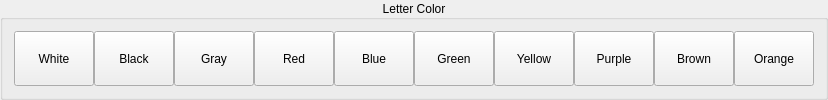
        <widget class="QGroupBox" name="letterColorButtonBox">
         <property name="title">
          <string>Letter Color</string>
         </property>
         <property name="alignment">
          <set>Qt::AlignCenter</set>
         </property>
         <property name="checkable">
          <bool>false</bool>
         </property>
         <layout class="QHBoxLayout" name="horizontalLayout_7">
          <property name="spacing">
           <number>0</number>
          </property>
          <property name="sizeConstraint">
           <enum>QLayout::SetDefaultConstraint</enum>
          </property>
          <item>
           <widget class="QPushButton" name="letterWhite">
            <property name="sizePolicy">
             <sizepolicy hsizetype="Minimum" vsizetype="Expanding">
              <horstretch>0</horstretch>
              <verstretch>0</verstretch>
             </sizepolicy>
            </property>
            <property name="text">
             <string>White</string>
            </property>
            <property name="checkable">
             <bool>true</bool>
            </property>
            <attribute name="buttonGroup">
             <string notr="true">letterColorButtons</string>
            </attribute>
           </widget>
          </item>
          <item>
           <widget class="QPushButton" name="letterBlack">
            <property name="sizePolicy">
             <sizepolicy hsizetype="Minimum" vsizetype="Expanding">
              <horstretch>0</horstretch>
              <verstretch>0</verstretch>
             </sizepolicy>
            </property>
            <property name="text">
             <string>Black</string>
            </property>
            <property name="checkable">
             <bool>true</bool>
            </property>
            <attribute name="buttonGroup">
             <string notr="true">letterColorButtons</string>
            </attribute>
           </widget>
          </item>
          <item>
           <widget class="QPushButton" name="letterGray">
            <property name="sizePolicy">
             <sizepolicy hsizetype="Minimum" vsizetype="Expanding">
              <horstretch>0</horstretch>
              <verstretch>0</verstretch>
             </sizepolicy>
            </property>
            <property name="text">
             <string>Gray</string>
            </property>
            <property name="checkable">
             <bool>true</bool>
            </property>
            <attribute name="buttonGroup">
             <string notr="true">letterColorButtons</string>
            </attribute>
           </widget>
          </item>
          <item>
           <widget class="QPushButton" name="letterRed">
            <property name="sizePolicy">
             <sizepolicy hsizetype="Minimum" vsizetype="Expanding">
              <horstretch>0</horstretch>
              <verstretch>0</verstretch>
             </sizepolicy>
            </property>
            <property name="text">
             <string>Red</string>
            </property>
            <property name="checkable">
             <bool>true</bool>
            </property>
            <attribute name="buttonGroup">
             <string notr="true">letterColorButtons</string>
            </attribute>
           </widget>
          </item>
          <item>
           <widget class="QPushButton" name="letterBlue">
            <property name="sizePolicy">
             <sizepolicy hsizetype="Minimum" vsizetype="Expanding">
              <horstretch>0</horstretch>
              <verstretch>0</verstretch>
             </sizepolicy>
            </property>
            <property name="text">
             <string>Blue</string>
            </property>
            <property name="checkable">
             <bool>true</bool>
            </property>
            <attribute name="buttonGroup">
             <string notr="true">letterColorButtons</string>
            </attribute>
           </widget>
          </item>
          <item>
           <widget class="QPushButton" name="letterGreen">
            <property name="sizePolicy">
             <sizepolicy hsizetype="Minimum" vsizetype="Expanding">
              <horstretch>0</horstretch>
              <verstretch>0</verstretch>
             </sizepolicy>
            </property>
            <property name="text">
             <string>Green</string>
            </property>
            <property name="checkable">
             <bool>true</bool>
            </property>
            <attribute name="buttonGroup">
             <string notr="true">letterColorButtons</string>
            </attribute>
           </widget>
          </item>
          <item>
           <widget class="QPushButton" name="letterYellow">
            <property name="sizePolicy">
             <sizepolicy hsizetype="Minimum" vsizetype="Expanding">
              <horstretch>0</horstretch>
              <verstretch>0</verstretch>
             </sizepolicy>
            </property>
            <property name="text">
             <string>Yellow</string>
            </property>
            <property name="checkable">
             <bool>true</bool>
            </property>
            <attribute name="buttonGroup">
             <string notr="true">letterColorButtons</string>
            </attribute>
           </widget>
          </item>
          <item>
           <widget class="QPushButton" name="letterPurple">
            <property name="sizePolicy">
             <sizepolicy hsizetype="Minimum" vsizetype="Expanding">
              <horstretch>0</horstretch>
              <verstretch>0</verstretch>
             </sizepolicy>
            </property>
            <property name="text">
             <string>Purple</string>
            </property>
            <property name="checkable">
             <bool>true</bool>
            </property>
            <attribute name="buttonGroup">
             <string notr="true">letterColorButtons</string>
            </attribute>
           </widget>
          </item>
          <item>
           <widget class="QPushButton" name="letterBrown">
            <property name="sizePolicy">
             <sizepolicy hsizetype="Minimum" vsizetype="Expanding">
              <horstretch>0</horstretch>
              <verstretch>0</verstretch>
             </sizepolicy>
            </property>
            <property name="text">
             <string>Brown</string>
            </property>
            <property name="checkable">
             <bool>true</bool>
            </property>
            <attribute name="buttonGroup">
             <string notr="true">letterColorButtons</string>
            </attribute>
           </widget>
          </item>
          <item>
           <widget class="QPushButton" name="letterOrange">
            <property name="sizePolicy">
             <sizepolicy hsizetype="Minimum" vsizetype="Expanding">
              <horstretch>0</horstretch>
              <verstretch>0</verstretch>
             </sizepolicy>
            </property>
            <property name="text">
             <string>Orange</string>
            </property>
            <property name="checkable">
             <bool>true</bool>
            </property>
            <attribute name="buttonGroup">
             <string notr="true">letterColorButtons</string>
            </attribute>
           </widget>
          </item>
         </layout>
        </widget>
